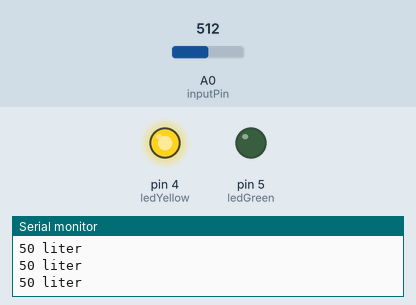
Simulated run of this sketch. Board: Arduino Uno, built with avr-gcc and run on an emulated ATmega328P. On the bench: output pins drawn as LEDs (lit = HIGH), the last lines printed to the serial monitor. The test bench sets the inputs (shaded band); at power-on: A0 (inputPin) = 512. Pins used as bus, display or sensor lines are not drawn.

Above: at 1.2 s.
1.3 s: A0 (inputPin) set to 767
2.8 s: A0 (inputPin) set to 788
At 3.9 s:
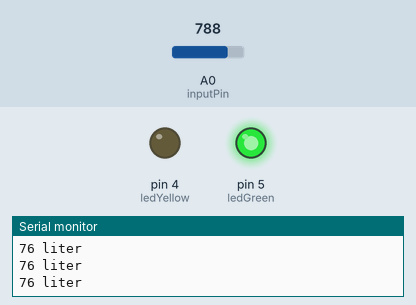
4.5 s: A0 (inputPin) set to 122
At 5.1 s:
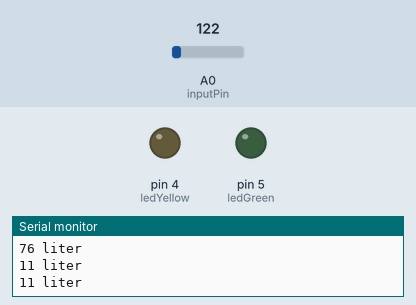
6.0 s: A0 (inputPin) set to 245
7.5 s: A0 (inputPin) set to 266
At 8.7 s:
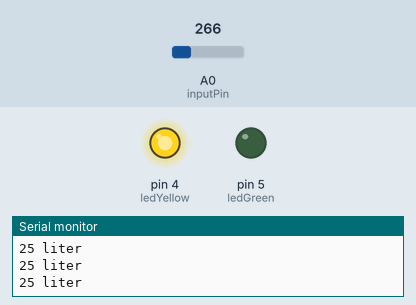
9.0 s: A0 (inputPin) set to 65
At 10.0 s:
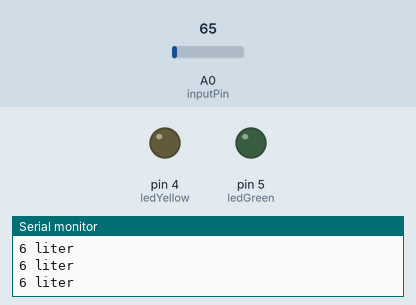
Timing chart, 0 to 11.5 s (numbered marks = the images above; inputs shaded):
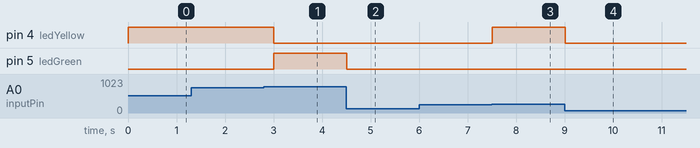

The sketch:

Brandstofmeter.ino
```cpp
/*  Cursist: Patrick Swiggers
    Cursus:  Internet of Things (IoT)
    Datum:   februari 2022
    Oef 6.11: brandstofmeter
    Ontwerp een schakeling met bijhorende software , gebruik makend van een potentiometer
    en 3 LEDs (rood, geel groen) waarbij de LED het niveau van de brandstoftank weergeeft.
        - Groen is nog voldoende brandstof (>75%)
        - Geel is gemiddeld brandstof (25-75%)
        - Rood is laag brandstof niveau (<25%)
*/
const int inputPin = A0; // Analoge input om potentiometer op aan te sluiten
int ledGreen = 5;    //  D1(gpio5)
int ledYellow = 4;   //  D2(gpio4)
int ledRed = 0;      //  D3(gpio0)
int value;
int brandstof;


void setup() {
  // put your setup code here, to run once:
  Serial.begin(115200);
  pinMode(inputPin, INPUT);
  pinMode(ledGreen, OUTPUT);
  pinMode(ledYellow, OUTPUT);
  pinMode(ledRed, OUTPUT);
}

void loop() {
  // put your main code here, to run repeatedly:
  value = analogRead(inputPin);   // Lees van A0
  brandstof = map(value, 0, 1024, 0, 100);   // Map hoeveelheid liter tussen 0 en 100
  Serial.println(String(brandstof) + " liter");   // Geef weer hoeveel liter
  if (brandstof < 25) {
    digitalWrite(ledRed, HIGH); // ROOD
    digitalWrite(ledYellow, LOW);
    digitalWrite(ledGreen, LOW);
  } else if (brandstof > 75) {
    digitalWrite(ledRed, LOW);
    digitalWrite(ledYellow, LOW);
    digitalWrite(ledGreen, HIGH); // GROEN
  } else {
    digitalWrite(ledRed, LOW);
    digitalWrite(ledYellow, HIGH); // GEEL
    digitalWrite(ledGreen, LOW);
  }

  delay(300);
}
```

Measured:
- the behaviour switches between 778 and 779 on A0 (inputPin) (found by bisection; images 0 and 1)
- the behaviour switches between 255 and 256 on A0 (inputPin) (found by bisection; images 2 and 3)
- after the input at 2.8 s, pin 4 (ledYellow): HIGH → LOW after 0.20 s; pin 5 (ledGreen): LOW → HIGH after 0.20 s
- after the input at 4.5 s, pin 5 (ledGreen): HIGH → LOW at once
- after the input at 7.5 s, pin 4 (ledYellow): LOW → HIGH at once
- after the input at 9.0 s, pin 4 (ledYellow): HIGH → LOW at once
